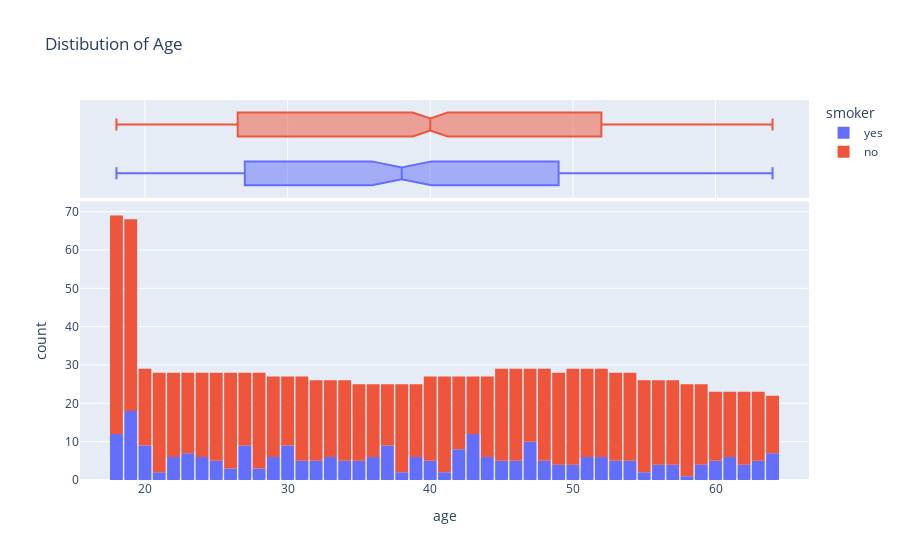

Write notebook code for a chart like this one.
### Code cell
# perform EDA using Histograms, Scatter plot, Box plot, Heat map
# checking the distribution of Age
fig = px.histogram(data,
   x = 'age',
   color = 'smoker',
   marginal = 'box',
   nbins = 47,
   title = 'Distibution of Age')       
fig.update_layout(bargap = 0.1)            
fig.show()

### Figure 1 — Plotly figure (JSON) as saved in the notebook; plotly's stock layout.template omitted (floating-point values rounded to 4 significant figures; data arrays with more than 128 entries replaced by an {"elided": "..."} marker saying what was removed)
{"data": [{"alignmentgroup": "True", "bingroup": "x", "hovertemplate": "smoker=yes<br>age=%{x}<br>count=%{y}<extra></extra>", "legendgroup": "yes", "marker": {"color": "#636efa", "pattern": {"shape": ""}}, "name": "yes", "nbinsx": 47, "offsetgroup": "yes", "orientation": "v", "showlegend": true, "type": "histogram", "x": {"elided": "274 int values"}, "xaxis": "x", "yaxis": "y"}, {"alignmentgroup": "True", "hovertemplate": "smoker=yes<br>age=%{x}<extra></extra>", "legendgroup": "yes", "marker": {"color": "#636efa"}, "name": "yes", "notched": true, "offsetgroup": "yes", "showlegend": false, "type": "box", "x": {"elided": "274 int values"}, "xaxis": "x2", "yaxis": "y2"}, {"alignmentgroup": "True", "bingroup": "x", "hovertemplate": "smoker=no<br>age=%{x}<br>count=%{y}<extra></extra>", "legendgroup": "no", "marker": {"color": "#EF553B", "pattern": {"shape": ""}}, "name": "no", "nbinsx": 47, "offsetgroup": "no", "orientation": "v", "showlegend": true, "type": "histogram", "x": {"elided": "1064 int values"}, "xaxis": "x", "yaxis": "y"}, {"alignmentgroup": "True", "hovertemplate": "smoker=no<br>age=%{x}<extra></extra>", "legendgroup": "no", "marker": {"color": "#EF553B"}, "name": "no", "notched": true, "offsetgroup": "no", "showlegend": false, "type": "box", "x": {"elided": "1064 int values"}, "xaxis": "x2", "yaxis": "y2"}], "layout": {"autosize": true, "bargap": 0.1, "barmode": "relative", "legend": {"title": {"text": "smoker"}, "tracegroupgap": 0}, "title": {"text": "Distibution of Age"}, "xaxis": {"anchor": "y", "autorange": true, "domain": [0, 1], "range": [15.44, 66.56], "title": {"text": "age"}, "type": "linear"}, "xaxis2": {"anchor": "y2", "autorange": true, "domain": [0, 1], "matches": "x", "range": [15.44, 66.56], "showgrid": true, "showticklabels": false, "type": "linear"}, "yaxis": {"anchor": "x", "autorange": true, "domain": [0, 0.7326], "range": [0, 72.63], "title": {"text": "count"}}, "yaxis2": {"anchor": "x2", "autorange": true, "domain": [0.7426, 1], "matches": "y2", "range": [-0.5, 1.5], "showgrid": false, "showline": false, "showticklabels": false, "ticks": "", "type": "category"}}}
